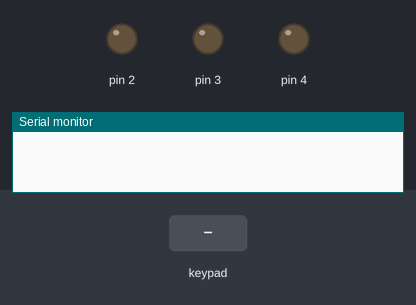
Simulated run of this sketch. Board: Arduino Uno, built with avr-gcc and run on an emulated ATmega328P. On the bench: output pins drawn as LEDs (lit = HIGH), the last lines printed to the serial monitor. Dashed ring = blinking. The test bench sets the inputs (shaded band).

Above: at 1.2 s.
1.3 s: keypad keys 9 1 0 1 1 1 2 pressed 0.4 s apart
At 2.5 s:
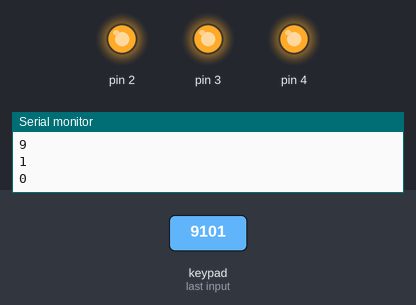
5.6 s: key 'A' pressed
At 6.8 s:
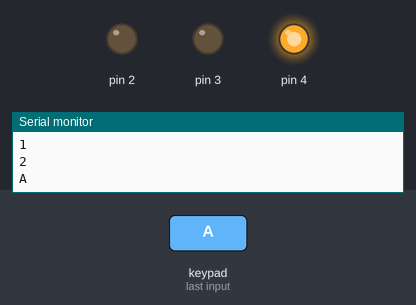
7.1 s: key 'C' pressed
At 7.7 s:
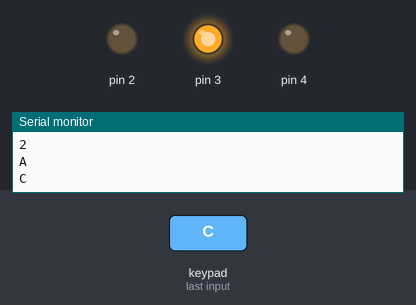
8.6 s: keypad keys 5 6 7 8 # pressed 0.4 s apart
At 8.8 s:
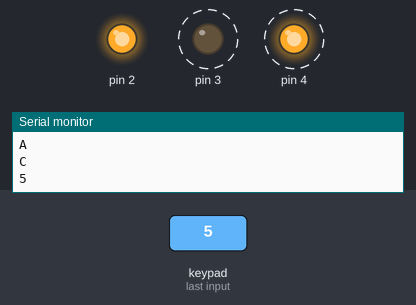
12.1 s: key '1' pressed
At 12.8 s:
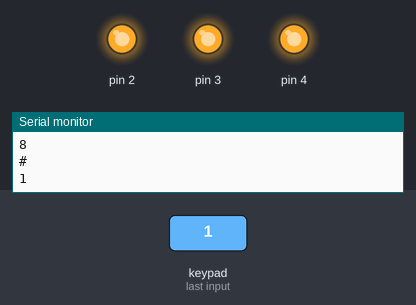
13.6 s: key '2' pressed
At 14.0 s:
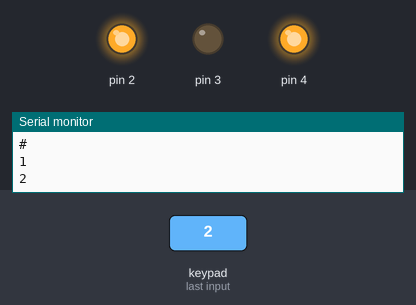
Timing chart, 0 to 16.1 s (numbered marks = the images above; inputs shaded):
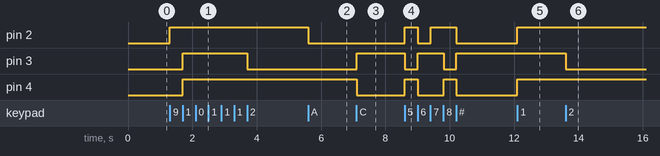

The sketch:

65070052_RGB-keypad.ino
```cpp
#include <Keypad.h>

const byte ROWS = 4; //four rows
const byte COLS = 4; //four columns
//define the cymbols on the buttons of the keypads
char hexaKeys[ROWS][COLS] = {
  {'1','2','3','A'},
  {'4','5','6','B'},
  {'7','8','9','C'},
  {'*','0','#','D'}
};
byte rowPins[ROWS] = {9, 10, 11, 12}; //connect to the row pinouts of the keypad
byte colPins[COLS] = {5, 6, 7, 8}; //connect to the column pinouts of the keypad

//initialize an instance of class NewKeypad
Keypad customKeypad = Keypad( makeKeymap(hexaKeys), rowPins, colPins, ROWS, COLS);

void setup(){
  Serial.begin(9600);
  pinMode(4, OUTPUT);
  pinMode(3, OUTPUT);
  pinMode(2, OUTPUT);
}

void loop(){
  char customKey = customKeypad.getKey();

  if (customKey){
    Serial.println(customKey);
    if(customKey == '1')
    {
      digitalWrite(2, 1);
      digitalWrite(3, 1);
      digitalWrite(4, 1);
    }
    else if(customKey == '2')
    {
      digitalWrite(2, 1);
      digitalWrite(3, 0);
      digitalWrite(4, 1);
    }
    else if(customKey == '3')
    {
      digitalWrite(2, 1);
      digitalWrite(3, 1);
      digitalWrite(4, 0);
    }
    else if(customKey == '4')
    {
      digitalWrite(2, 0);
      digitalWrite(3, 1);
      digitalWrite(4, 0);
    }
    else if(customKey == '5')
    {
      digitalWrite(2, 1);
      digitalWrite(3, 0);
      digitalWrite(4, 1);
    }
    else if(customKey == '6')
    {
      digitalWrite(2, 0);
      digitalWrite(3, 1);
      digitalWrite(4, 0);
    }
    else if(customKey == '7')
    {
      digitalWrite(2, 1);
      digitalWrite(3, 1);
      digitalWrite(4, 0);
    }
    else if(customKey == '8')
    {
      digitalWrite(2, 1);
      digitalWrite(3, 0);
      digitalWrite(4, 1);
    }
    else if(customKey == '9')
    {
      digitalWrite(2, 1);
      digitalWrite(3, 0);
      digitalWrite(4, 0);
    }
    else if(customKey == 'A')
    {
      digitalWrite(2, 0);
      digitalWrite(3, 0);
      digitalWrite(4, 1);
    }
    else if(customKey == 'B')
    {
      digitalWrite(2, 0);
      digitalWrite(3, 0);
      digitalWrite(4, 1);
    }
    else if(customKey == 'C')
    {
      digitalWrite(2, 0);
      digitalWrite(3, 1);
      digitalWrite(4, 0);
    }
    else if(customKey == 'D')
    {
      digitalWrite(2, 1);
      digitalWrite(3, 0);
      digitalWrite(4, 1);
    }
    else if(customKey == '*')
    {
      digitalWrite(2, 0);
      digitalWrite(3, 0);
      digitalWrite(4, 1);
    }
    else if(customKey == '#')
    {
      digitalWrite(2, 0);
      digitalWrite(3, 1);
      digitalWrite(4, 0);
    }
    else if(customKey == '0')
    {
      digitalWrite(2, 1);
      digitalWrite(3, 1);
      digitalWrite(4, 1);
    }
  }
}

// #include <Keypad.h>

// int r = 1;
// int g = 2;
// int b = 3;

// const byte ROWS = 4; //four rows
// const byte COLS = 4; //four columns
// //define the cymbols on the buttons of the keypads
// char hexaKeys[ROWS][COLS] = {
//   {'1','2','3','A'},
//   {'4','5','6','B'},
//   {'7','8','9','C'},
//   {'*','0','#','D'}
// };
// byte rowPins[ROWS] = {9, 10, 11, 8}; //connect to the row pinouts of the keypad
// byte colPins[COLS] = {5, 6, 7, 4}; //connect to the column pinouts of the keypad

// //initialize an instance of class NewKeypad
// Keypad customKeypad = Keypad( makeKeymap(hexaKeys), rowPins, colPins, ROWS, COLS);

// void setup(){
//   Serial.begin(9600);
//   pinMode(r, OUTPUT);
//   pinMode(g, OUTPUT);
//   pinMode(b, OUTPUT);
// }

// void loop(){
//   char customKey = customKeypad.getKey();

//   if (customKey){
//     Serial.println(customKey);
//     if(customKey == '1')
//     {
//       digitalWrite(r, 0); //b
//       digitalWrite(g, 1);
//       digitalWrite(b, 0); //g
//     }
//     else if(customKey == '2')
//     {
//       digitalWrite(r, 1);
//       digitalWrite(g, 0);
//       digitalWrite(b, 1);
//     }
//     else if(customKey == '3')
//     {
//       digitalWrite(r, 1);
//       digitalWrite(g, 1);
//       digitalWrite(b, 0);
//     }
//     else if(customKey == '4')
//     {
//       digitalWrite(r, 0);
//       digitalWrite(g, 1);
//       digitalWrite(b, 0);
//     }
//     else if(customKey == '5')
//     {
//       digitalWrite(r, 1);
//       digitalWrite(g, 0);
//       digitalWrite(b, 1);
//     }
//     else if(customKey == '6')
//     {
//       digitalWrite(r, 0);
//       digitalWrite(g, 1);
//       digitalWrite(b, 0);
//     }
//     else if(customKey == '7')
//     {
//       digitalWrite(r, 1);
//       digitalWrite(g, 1);
//       digitalWrite(b, 0);
//     }
//     else if(customKey == '8')
//     {
//       digitalWrite(r, 1);
//       digitalWrite(g, 0);
//       digitalWrite(b, 1);
//     }
//     else if(customKey == '9')
//     {
//       digitalWrite(r, 1);
//       digitalWrite(g, 0);
//       digitalWrite(b, 0);
//     }
//     else if(customKey == 'A')
//     {
//       digitalWrite(r, 0);
//       digitalWrite(g, 0);
//       digitalWrite(b, 1);
//     }
//     else if(customKey == 'B')
//     {
//       digitalWrite(r, 0);
//       digitalWrite(g, 0);
//       digitalWrite(b, 1);
//     }
//     else if(customKey == 'C')
//     {
//       digitalWrite(r, 0);
//       digitalWrite(g, 1);
//       digitalWrite(b, 0);
//     }
//     else if(customKey == 'D')
//     {
//       digitalWrite(r, 1);
//       digitalWrite(g, 0);
//       digitalWrite(b, 1);
//     }
//     else if(customKey == '*')
//     {
//       digitalWrite(r, 0);
//       digitalWrite(g, 0);
//       digitalWrite(b, 1);
//     }
//     else if(customKey == '#')
//     {
//       digitalWrite(r, 0);
//       digitalWrite(g, 1);
//       digitalWrite(4, 0);
//     }
//     else if(customKey == '0')
//     {
//       digitalWrite(r, 1);
//       digitalWrite(g, 1);
//       digitalWrite(4, 1);
//     }
//   }
// }
```

Measured:
- after the input at 1.3 s, pin 2: LOW → HIGH at once; pin 3: LOW → HIGH after 0.41 s, → LOW 2.0 s later; pin 4: LOW → HIGH after 0.41 s
- after the input at 5.6 s, pin 2: HIGH → LOW at once
- after the input at 7.1 s, pin 3: LOW → HIGH at once; pin 4: HIGH → LOW at once
- after the input at 8.6 s, pin 2: LOW → HIGH at once, → LOW 0.39 s later, → HIGH 0.40 s later, → LOW 0.81 s later; pin 3: alternates HIGH for 0.81 s and LOW for 0.40 s, 4 changes in all, then stays HIGH, starting at once; pin 4: alternates HIGH for 0.40 s and LOW for 0.81 s, 4 changes in all, then stays LOW, starting at once
- after the input at 12.1 s, pin 2, pin 4: LOW → HIGH at once
- after the input at 13.6 s, pin 3: HIGH → LOW at once
